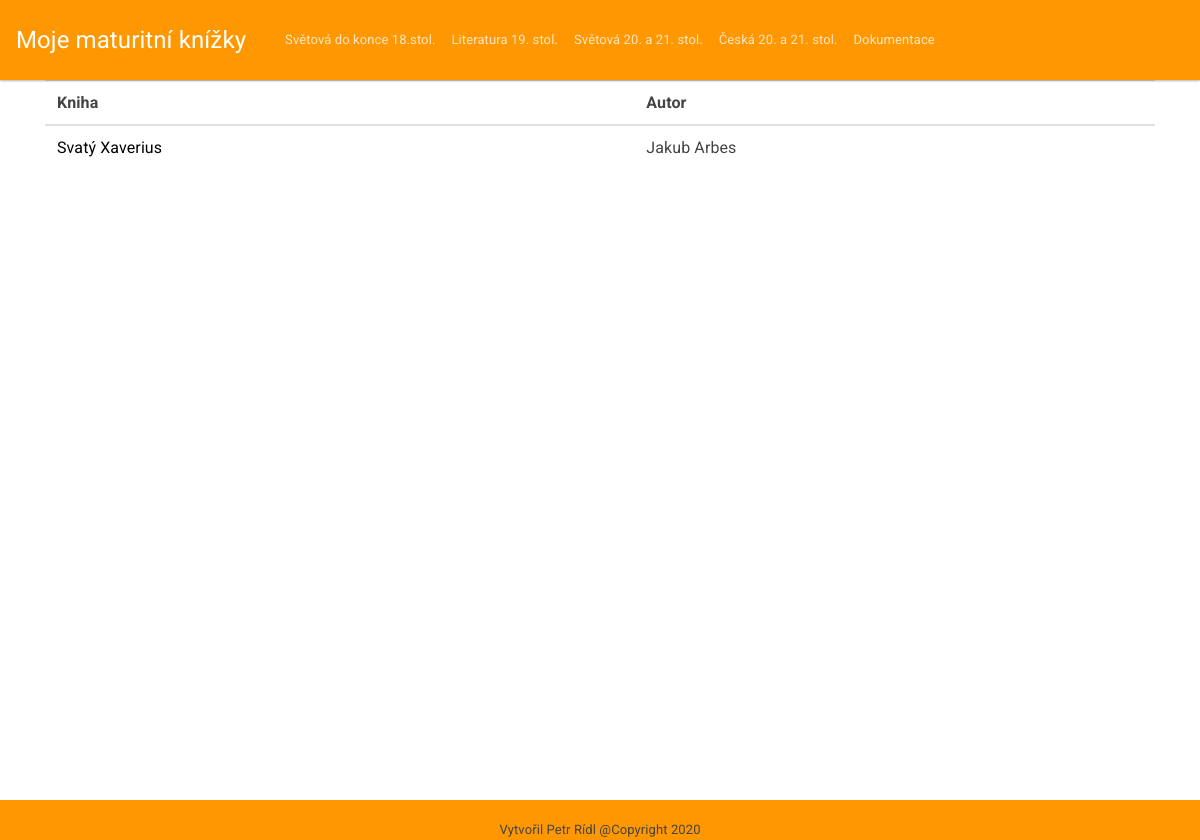
/index.php/hlavni_controller/lit19, run on the app's committed database.
### tables this page shows
CREATE TABLE `menu` (
  `nazev` varchar(45) NOT NULL,
  `id_menu` int(11) NOT NULL,
  `polozka_menu` varchar(45) NOT NULL
);

CREATE TABLE `knihy` (
  `idknihy` int(11) NOT NULL,
  `nazev_knihy` varchar(45) NOT NULL,
  `autor` varchar(45) NOT NULL,
  `anotace` text NOT NULL,
  `kategorie_id_kategorie` int(11) NOT NULL
);

### application/controllers/hlavni_controller.php (called while the page is built, shortened)
<?php
        class hlavni_controller extends CI_Controller {
            public function lit19()
            {
                $data['polozky'] = $this->hlavni_model->nacteni_menu();
                $data['knihy'] = $this->hlavni_model->lit19();
                $this->load->view('layout/header', $data);
                $this->load->view('content/hlavni_view', $data);
                $this->load->view('layout/footer');
            }
        }
?>

### index.php (called while the page is built, shortened)
<?php
require_once BASEPATH.'core/CodeIgniter.php';

### application/models/hlavni_model.php (called while the page is built, shortened)
<?php
        class hlavni_model extends CI_Model{
            public function nacteni_menu()
            {
                $this->db->select('*');
                $this->db->from('menu');
                $this->db->order_by('id_menu');
                $query = $this->db->get();
                return $query->result();
            }
            public function lit19()
            {
                $this->db->select('*');
                $this->db->from('knihy');
                $this->db->where('kategorie_id_kategorie = 2');
                $query = $this->db->get();
                return $query->result();
            }
        }
 ?>

### application/views/content/hlavni_view.php (the view)
<div class="container obsah">
  <table class="table">
  <thead>
    <tr>
      <th scope="col">Kniha</th>
      <th scope="col">Autor</th>
    </tr>
  </thead>
  <tbody>
     <?php foreach($knihy as $k): ?>
      <tr>
            <td>
              <a style="color: black" href="<?php echo base_url()?><?= $k->idknihy?>">  <?php echo $k->nazev_knihy;?></a>
            </td>
            <td>
                <?php echo $k->autor; ?>
            </td>
    </tr>
  <?php endforeach; ?>
  </tbody>
</table>
</div>

### application/views/layout/header.php (shortened to what this page needs)
<html>
    <head>
        <link href="<?php echo base_url()?>assets/vlastni_soubory/bootstrap.min.css" rel="stylesheet" type="text/css">
        <link href="<?php echo base_url()?>assets/vlastni_soubory/ramecek.css" rel="stylesheet" type="text/css">
    </head>
    <body>
        <nav class="navbar navbar-expand-sm navbar-dark bg-warning">
            <a class="navbar-brand" href="<?php base_url()?>hlavni">Moje maturitní knížky</a>
            <div class="container">
            <div class="collapse navbar-collapse" id="collapsibleNavId">
                <ul class="navbar-nav mr-auto mt-2 mt-lg-0">
                   <?php foreach($polozky as $p): ?>
                   <li class="nav-item">
                        <a class="nav-link" href="<?php echo base_url()?><?= $p->nazev?>"><?= $p->polozka_menu ?><span class="sr-only">(current)</span></a>
                   </li>
                   <?php endforeach; ?>
                   <li class="nav-item">
                        <a target="_blank" class="nav-link" href="<?php echo base_url()?>/assets/vlastni_soubory/dokumentace/dokumentace.pdf">Dokumentace</a>
                    </li>
                </ul>
                </div>
            </div>
        </nav>

### assets/vlastni_soubory/ramecek.css (style rules this page uses)
.obsah { float: center; width: 100%; height: 90%; }

### data on the page
menu: polozka_menu "Světová do konce 18.stol."
menu: polozka_menu "Literatura 19. stol."
menu: polozka_menu "Světová 20. a 21. stol."
menu: polozka_menu "Česká 20. a 21. stol."
knihy: nazev_knihy "Svatý Xaverius", autor "Jakub Arbes"
